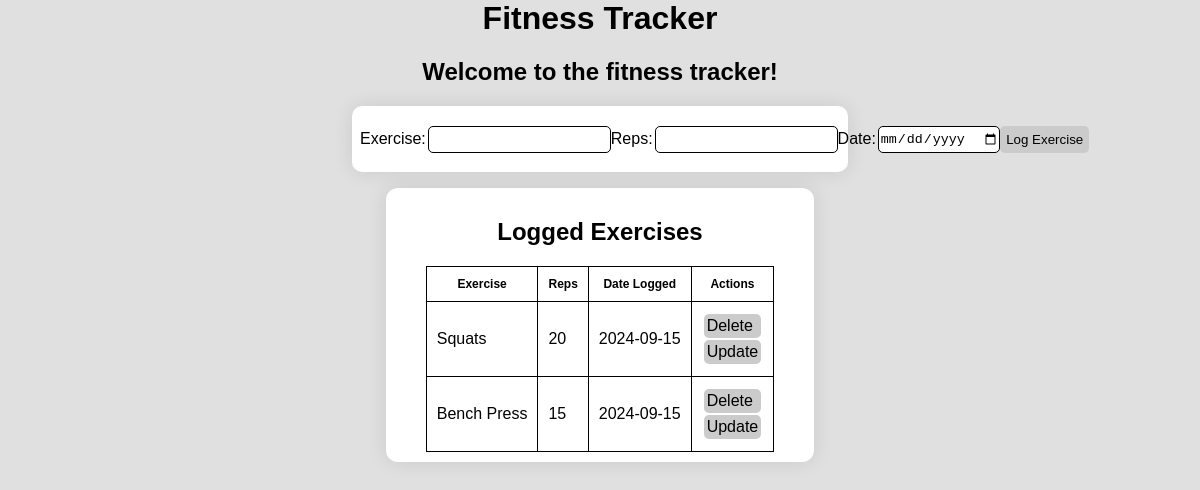
The app's page /tracker (signed in), older data.
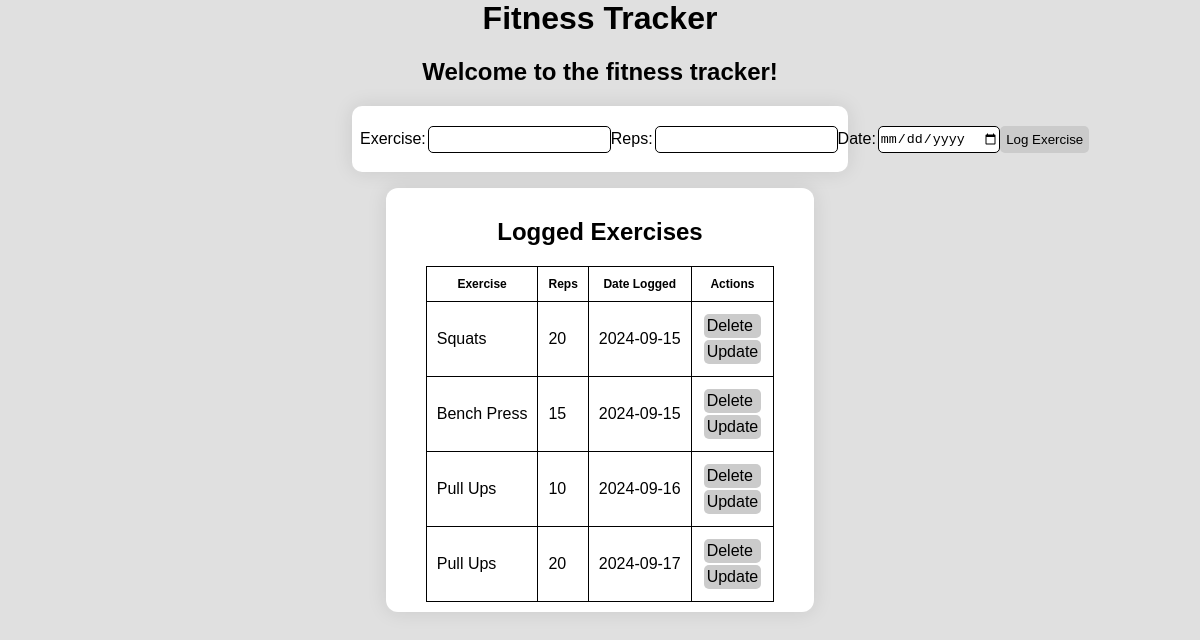
The same page, newer data.
### app.py (models this page shows, shortened)
class Exercises(db.Model):
    logID = db.Column(db.Integer, primary_key=True)
    name = db.Column(db.String(100), nullable=False)
    reps = db.Column(db.Integer, nullable=False)
    date = db.Column(db.DateTime, nullable=False)
    userID = db.Column(db.Integer, foreign_key=True)

### app.py (the view)
@app.route('/tracker', methods=['POST', 'GET'])
def index():
    if request.method == 'POST':
        exercise_name = request.form['name']
        exercise_reps = request.form['reps']
        unextracted_date = request.form['date']
        if(len(unextracted_date) > 1):
            exercise_date = datetime.strptime(unextracted_date, '%Y-%m-%d')
            new_exercise = Exercises(name=exercise_name, reps=exercise_reps, date=exercise_date, userID = session["userID"])
        else:
            new_exercise = Exercises(name=exercise_name, reps=exercise_reps, date=datetime.today(), userID = session["userID"])
        if not (exercise_name and exercise_reps):
            return render_template('index.html', message="All fields are required.")
        try:
            db.session.add(new_exercise)
            db.session.commit()
            return redirect('/tracker')
        except:
            return "There was an issue adding your exercise"
    else:
        exercises = Exercises.query.filter(Exercises.userID == session["userID"]).order_by(Exercises.date).all()
        return render_template('index.html', exercises=exercises)

### templates/index.html (shortened to what this page needs)
{% extends 'base.html' %}
{% block body %}
<h1>Fitness Tracker</h1>
<h2>Welcome to the fitness tracker!</h2>
<form class="input-container" action="/tracker" method="POST">
    <div>
        <p>Exercise: </p>
        <input type="text" name="name" id="name">
    </div>
    <div>
        <p>Reps: </p>
        <input type="number" name="reps" id="reps">
    </div>
    <div>
        <p>Date: </p>
        <input type="date" onfocus="this.showPicker()" name="date" id="date">
    </div>
    <div>
        <input type="submit" class="log-button" value="Log Exercise" />
    </div>
</form>
<div class="name">
    <h2>Logged Exercises</h2>
    {% if exercises|length < 1 %}
    <h4 style="text-align: center">There are no exercises. Create one above.</h4>
    {% else %}
    <table>
        <tr>
            <th>Exercise</th>
            <th>Reps</th>
            <th>Date Logged</th>
            <th>Actions</th>
        </tr>
        {% for exercise in exercises %}
        <tr>
            <td>{{ exercise.name }}</td>
            <td>{{ exercise.reps }}</td>
            <td>{{ exercise.date.date() }}</td>
            <td>
                <div class="a-wrapper">
                    <a href="/delete/{{exercise.logID}}">Delete</a>
                </div>
                <div class="a-wrapper">
                    <a href="/update/{{exercise.logID}}">Update</a>
                </div>
            </td>
        </tr>
        {% endfor %}
    </table>
    {% endif %}
</div>
    {% endblock %}

### templates/base.html (shortened to what this page needs)
<html>
<head>
    <link rel="stylesheet" href="{{ url_for('static', filename='css/style.css') }}" />
</head>
<body>
    {% block body %}{% endblock %}
</body>
</html>

### static/css/style.css (style rules this page uses)
body { font-family: 'GT Haptik Medium', sans-serif; height: 100%; margin: 0; padding: 0; text-align: center; background-color: #e0e0e0; }
form { width: 40%; display: inline-flex; border: black 1px solid; padding: 8px; align-items: center; justify-content: space-between; border-radius: 10px; border: none; background-color: white; box-shadow: 0 0 20px 0px rgba(0,0,0,0.1); }
form div input { height: 2em; border-radius: 5px; border: 1px solid black; }
form div { display:inline-flex; align-items:center; }
form div p { padding-right: 2px; }
.log-button { background-color: #cbcbcb; border: none; transition: ease-in 0.15s; font-family: 'GT Haptik Medium', sans-serif; border-radius: 5px; }
table, th, td { border: 1px solid; }
table { margin-top: 1vh; border-collapse: collapse; margin-right: auto; margin-left: auto; background-color: white; }
th, td { padding: 10px; }
th { font-size: 1vw; }
.name { width: fit-content; background-color: white; border-radius: 1vw; margin-left: auto; margin-right: auto; padding: 10px 40px; box-shadow: 0 0 20px 0px rgba(0,0,0,0.1); }
.a-wrapper { margin: 2px; padding: 3px; background-color: #cbcbcb; border-radius: 5px; transition: ease-in 0.15s; }
.a-wrapper a { text-decoration: none; color: black; }

Row changes from the older to the newer data that the page shows:
added Exercises: name "Pull Ups", reps "10", date "2024-09-16"
added Exercises: name "Pull Ups", reps "20", date "2024-09-17"
